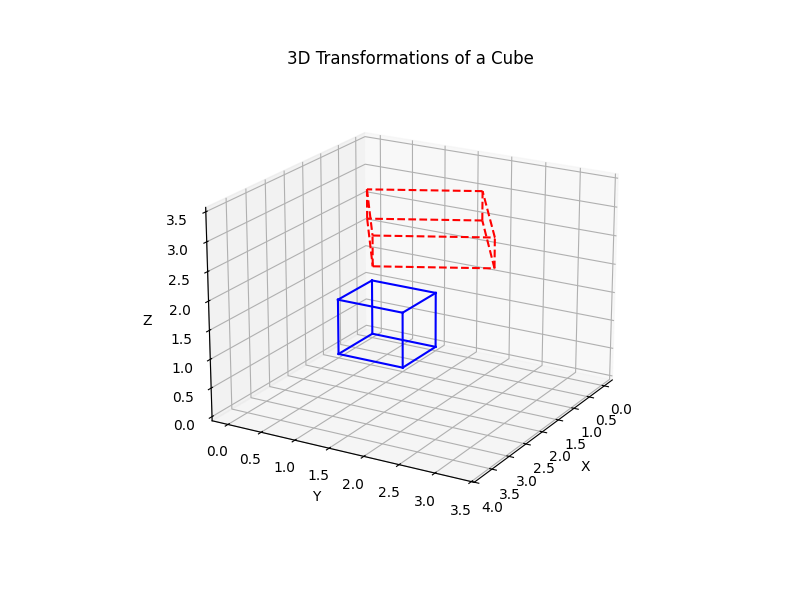

Here is the Python script that generated this plot:
import numpy as np
import matplotlib.pyplot as plt
from mpl_toolkits.mplot3d import Axes3D   # noqa: F401


def make_unit_cube():
    pts = np.array([
        [0, 0, 0, 1],
        [1, 0, 0, 1],
        [1, 1, 0, 1],
        [0, 1, 0, 1],
        [0, 0, 1, 1],
        [1, 0, 1, 1],
        [1, 1, 1, 1],
        [0, 1, 1, 1],
    ]).T
    return pts


def plot_cube(ax, pts, style='b-'):
    edges = [
        (0, 1), (1, 2), (2, 3), (3, 0),
        (4, 5), (5, 6), (6, 7), (7, 4),
        (0, 4), (1, 5), (2, 6), (3, 7)
    ]
    xs, ys, zs = pts[0], pts[1], pts[2]

    for i, j in edges:
        ax.plot([xs[i], xs[j]],
                [ys[i], ys[j]],
                [zs[i], zs[j]],
                style)


def transform_points(pts, M):
    return M @ pts


def example_3d_transform():

    cube = make_unit_cube()

    S = np.array([
        [2,   0,   0,   0],
        [0, 1.5,   0,   0],
        [0,   0, 0.5,   0],
        [0,   0,   0,   1]
    ])

    T = np.array([
        [1, 0, 0, 2],
        [0, 1, 0, 1],
        [0, 0, 1, 3],
        [0, 0, 0, 1]
    ])

    theta = np.pi / 6
    Rz = np.array([
        [np.cos(theta), -np.sin(theta), 0, 0],
        [np.sin(theta),  np.cos(theta), 0, 0],
        [0,              0,             1, 0],
        [0,              0,             0, 1]
    ])

    M = T @ Rz @ S

    cube_t = transform_points(cube, M)

    fig = plt.figure(figsize=(8, 6))
    ax = fig.add_subplot(111, projection='3d')

    plot_cube(ax, cube, style='b-')
    plot_cube(ax, cube_t, style='r--')

    ax.set_title("3D Transformations of a Cube")
    ax.set_xlabel("X")
    ax.set_ylabel("Y")
    ax.set_zlabel("Z")

    ax.view_init(elev=20, azim=30)
    plt.show()

example_3d_transform()
